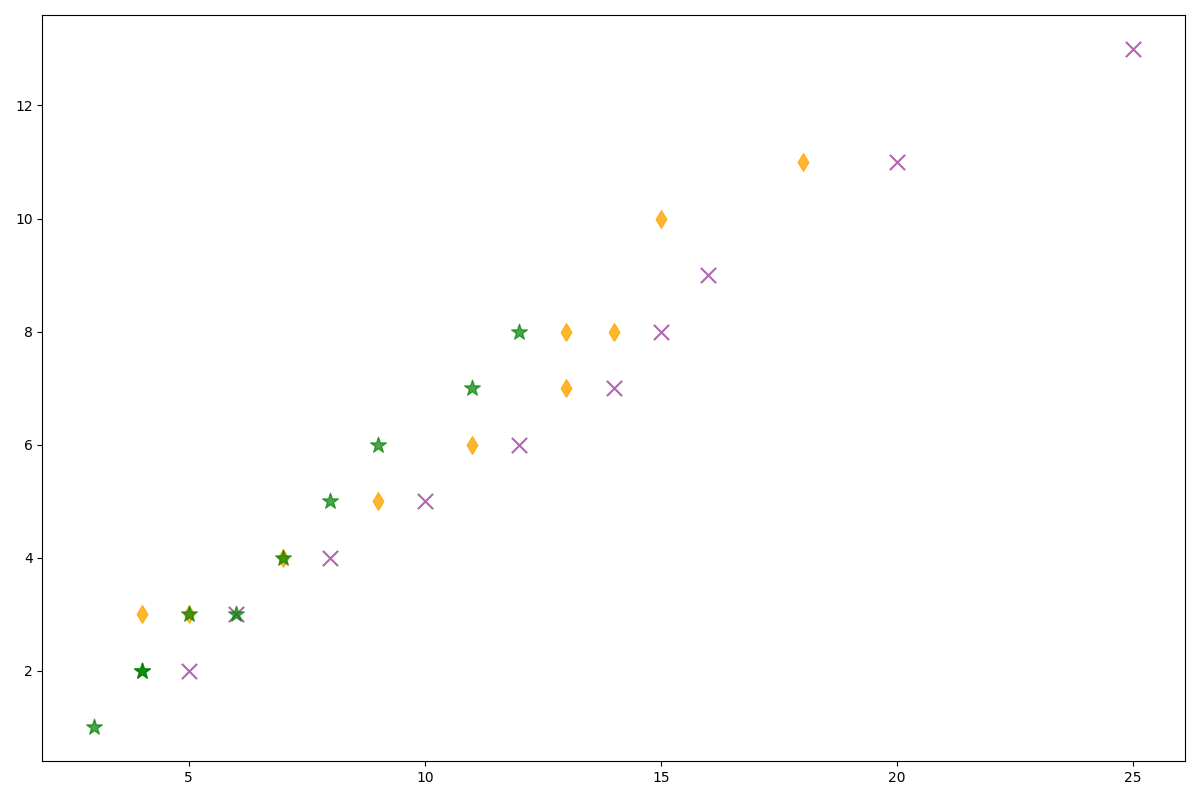

Write the Python code that produced this figure.
import matplotlib.pyplot as plt
import numpy as np

fiction_attendees = np.array([5, 6, 8, 10, 12, 14, 15, 16, 20, 25])
non_fiction_attendees = np.array([4, 5, 7, 9, 11, 13, 13, 14, 15, 18])
poetry_attendees = np.array([3, 4, 4, 5, 6, 7, 8, 9, 11, 12])

fiction_seminars = np.array([2, 3, 4, 5, 6, 7, 8, 9, 11, 13])
non_fiction_seminars = np.array([3, 3, 4, 5, 6, 7, 8, 8, 10, 11])
poetry_seminars = np.array([1, 2, 2, 3, 3, 4, 5, 6, 7, 8])

plt.figure(figsize=(12, 8))

plt.scatter(fiction_attendees, fiction_seminars, c='purple', marker='x', s=120, alpha=0.6)
plt.scatter(non_fiction_attendees, non_fiction_seminars, c='orange', marker='d', s=80, alpha=0.8)
plt.scatter(poetry_attendees, poetry_seminars, c='green', marker='*', s=140, alpha=0.7)

plt.grid(False)

plt.tight_layout()
plt.show()
